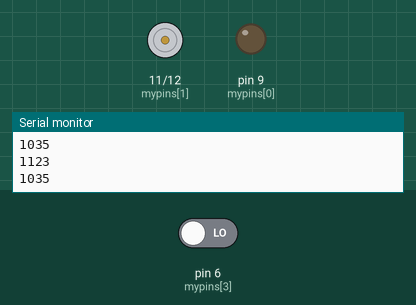
Recording of a sketch running on a simulated Arduino Uno, built with avr-gcc and run on an emulated ATmega328P. Parts: motor-driver pin pairs drawn as motors (green arrow = first pin HIGH = forward, orange = second pin HIGH = backward, longer = more drive), output pins drawn as LEDs (lit = HIGH), the last lines printed to the serial monitor. The inputs (shaded band) are chosen by the test bench; at power-on: pin 6 (mypins[3]) LOW.

Above: at 1.2 s.
1.3 s: pin 6 (mypins[3]) driven HIGH
At 2.0 s:
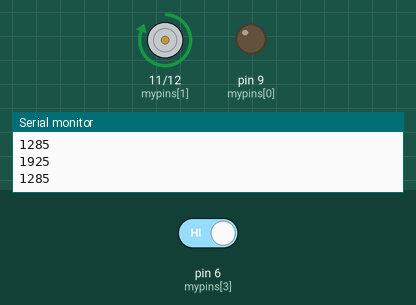
Timing chart, 0 to 4.3 s (numbered marks = the images above; inputs shaded):
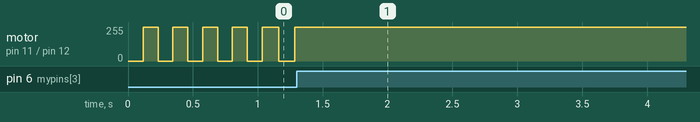

The sketch:

Metronom.ino
```cpp
int tasterstatus=0;
int frq=0;
int ledstatus= 0;
int lt = 0;
int mypins[] = {9,11,12,6};
void setup()
{
    pinMode(mypins[1], OUTPUT);
    pinMode(mypins[2], OUTPUT);
    pinMode(mypins[0], OUTPUT);

    pinMode(mypins[3], INPUT);
    Serial.begin(9600);
}

void loop()
{
    int t = millis();
    tasterstatus=digitalRead(6);
    Serial.println(t);
    Serial.println(lt);
    if (tasterstatus == HIGH)
    {
        frq ++;
        delay(100);
    }
    if(frq == 0) {
        if(t > lt + 100) {
            if(ledstatus == 0) {
                digitalWrite(11, HIGH);
                ledstatus++;
                lt = millis();
            } else {
                digitalWrite(11, LOW);
                ledstatus = 0;
                lt = millis();
            }


        }

    } else if(frq == 1) {
        if(t > lt + 1000) {
            if(ledstatus == 0) {
                digitalWrite(11, HIGH);
                ledstatus++;
                lt = millis();
            } else {
                digitalWrite(11, LOW);
                ledstatus = 0;
                lt = millis();
            }


        } else if(frq == 2) {
            if(t > lt + 2000) {
                if(ledstatus == 0) {
                    digitalWrite(11, HIGH);
                    ledstatus++;
                    lt = millis();
                } else {
                    digitalWrite(11, LOW);
                    ledstatus = 0;
                    lt = millis();
                }
            }
            if(frq > 2) {
                frq = 0;
            }
        }
    }
}
```

Measured:
- after the input at 1.3 s, motor on pin 11 (mypins[1]) / pin 12 (mypins[2]): stops changing and stays forward 255/255
- by itself, motor on pin 11 (mypins[1]) / pin 12 (mypins[2]): alternates forward 255/255 for 0.11 s and stopped for 0.11 s
